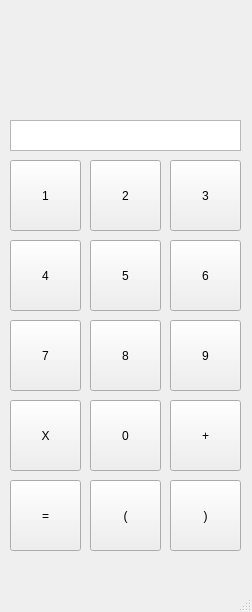
<?xml version="1.0" encoding="UTF-8"?>
<ui version="4.0">
 <class>MainWindow</class>
 <widget class="QMainWindow" name="MainWindow">
  <property name="geometry">
   <rect>
    <x>0</x>
    <y>0</y>
    <width>252</width>
    <height>612</height>
   </rect>
  </property>
  <property name="windowTitle">
   <string>MainWindow</string>
  </property>
  <widget class="QWidget" name="centralwidget">
   <widget class="QPushButton" name="btnOne">
    <property name="geometry">
     <rect>
      <x>10</x>
      <y>160</y>
      <width>71</width>
      <height>71</height>
     </rect>
    </property>
    <property name="text">
     <string>1</string>
    </property>
   </widget>
   <widget class="QPushButton" name="btnTwo">
    <property name="geometry">
     <rect>
      <x>90</x>
      <y>160</y>
      <width>71</width>
      <height>71</height>
     </rect>
    </property>
    <property name="text">
     <string>2</string>
    </property>
   </widget>
   <widget class="QPushButton" name="btnThree">
    <property name="geometry">
     <rect>
      <x>170</x>
      <y>160</y>
      <width>71</width>
      <height>71</height>
     </rect>
    </property>
    <property name="text">
     <string>3</string>
    </property>
   </widget>
   <widget class="QPushButton" name="btnFour">
    <property name="geometry">
     <rect>
      <x>10</x>
      <y>240</y>
      <width>71</width>
      <height>71</height>
     </rect>
    </property>
    <property name="text">
     <string>4</string>
    </property>
   </widget>
   <widget class="QTextBrowser" name="txtBox">
    <property name="geometry">
     <rect>
      <x>10</x>
      <y>120</y>
      <width>231</width>
      <height>31</height>
     </rect>
    </property>
   </widget>
   <widget class="QPushButton" name="btnFive">
    <property name="geometry">
     <rect>
      <x>90</x>
      <y>240</y>
      <width>71</width>
      <height>71</height>
     </rect>
    </property>
    <property name="text">
     <string>5</string>
    </property>
   </widget>
   <widget class="QPushButton" name="btnSix">
    <property name="geometry">
     <rect>
      <x>170</x>
      <y>240</y>
      <width>71</width>
      <height>71</height>
     </rect>
    </property>
    <property name="text">
     <string>6</string>
    </property>
   </widget>
   <widget class="QPushButton" name="btnNine">
    <property name="geometry">
     <rect>
      <x>170</x>
      <y>320</y>
      <width>71</width>
      <height>71</height>
     </rect>
    </property>
    <property name="text">
     <string>9</string>
    </property>
   </widget>
   <widget class="QPushButton" name="btnSeven">
    <property name="geometry">
     <rect>
      <x>10</x>
      <y>320</y>
      <width>71</width>
      <height>71</height>
     </rect>
    </property>
    <property name="text">
     <string>7</string>
    </property>
   </widget>
   <widget class="QPushButton" name="btnEight">
    <property name="geometry">
     <rect>
      <x>90</x>
      <y>320</y>
      <width>71</width>
      <height>71</height>
     </rect>
    </property>
    <property name="text">
     <string>8</string>
    </property>
   </widget>
   <widget class="QPushButton" name="btnZero">
    <property name="geometry">
     <rect>
      <x>90</x>
      <y>400</y>
      <width>71</width>
      <height>71</height>
     </rect>
    </property>
    <property name="text">
     <string>0</string>
    </property>
   </widget>
   <widget class="QPushButton" name="btnPlus">
    <property name="geometry">
     <rect>
      <x>170</x>
      <y>400</y>
      <width>71</width>
      <height>71</height>
     </rect>
    </property>
    <property name="text">
     <string>+</string>
    </property>
   </widget>
   <widget class="QPushButton" name="btnMultiply">
    <property name="geometry">
     <rect>
      <x>10</x>
      <y>400</y>
      <width>71</width>
      <height>71</height>
     </rect>
    </property>
    <property name="text">
     <string>X</string>
    </property>
   </widget>
   <widget class="QPushButton" name="btnEquals">
    <property name="geometry">
     <rect>
      <x>10</x>
      <y>480</y>
      <width>71</width>
      <height>71</height>
     </rect>
    </property>
    <property name="text">
     <string>=</string>
    </property>
   </widget>
   <widget class="QPushButton" name="btnLeftBracket">
    <property name="geometry">
     <rect>
      <x>90</x>
      <y>480</y>
      <width>71</width>
      <height>71</height>
     </rect>
    </property>
    <property name="text">
     <string>(</string>
    </property>
   </widget>
   <widget class="QPushButton" name="btnRightBracket">
    <property name="geometry">
     <rect>
      <x>170</x>
      <y>480</y>
      <width>71</width>
      <height>71</height>
     </rect>
    </property>
    <property name="text">
     <string>)</string>
    </property>
   </widget>
  </widget>
  <widget class="QMenuBar" name="menubar">
   <property name="geometry">
    <rect>
     <x>0</x>
     <y>0</y>
     <width>252</width>
     <height>22</height>
    </rect>
   </property>
  </widget>
  <widget class="QStatusBar" name="statusbar"/>
 </widget>
 <resources/>
 <connections/>
</ui>
